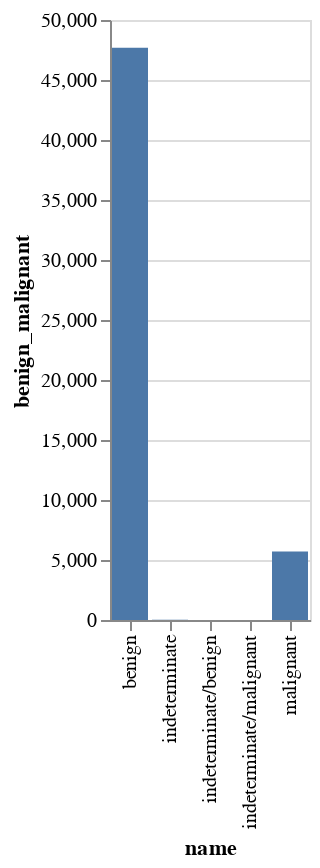

Write notebook code for a chart like this one.
### Code cell
df_mal = pd.DataFrame(df_nodups.benign_malignant.value_counts())
df_mal['name'] = df_mal.index
alt.Chart(df_mal).mark_bar().encode(
    x='name',
    y='benign_malignant',
    tooltip=["name","benign_malignant"]
).interactive()

### Figure 1 — Vega-Lite specification as saved in the notebook (floating-point values rounded to 4 significant figures)
{"config": {"view": {"continuousWidth": 400, "continuousHeight": 300}}, "data": {"name": "data-6a126a7e3a431cecaf8adc3059f0fd93"}, "mark": "bar", "encoding": {"tooltip": [{"type": "nominal", "field": "name"}, {"type": "quantitative", "field": "benign_malignant"}], "x": {"type": "nominal", "field": "name"}, "y": {"type": "quantitative", "field": "benign_malignant"}}, "selection": {"selector001": {"type": "interval", "bind": "scales", "encodings": ["x", "y"]}}, "$schema": "https://vega.github.io/schema/vega-lite/v4.8.1.json", "datasets": {"data-6a126a7e3a431cecaf8adc3059f0fd93": [{"benign_malignant": 47684, "name": "benign"}, {"benign_malignant": 5714, "name": "malignant"}, {"benign_malignant": 14, "name": "indeterminate"}, {"benign_malignant": 3, "name": "indeterminate/benign"}, {"benign_malignant": 2, "name": "indeterminate/malignant"}]}}
